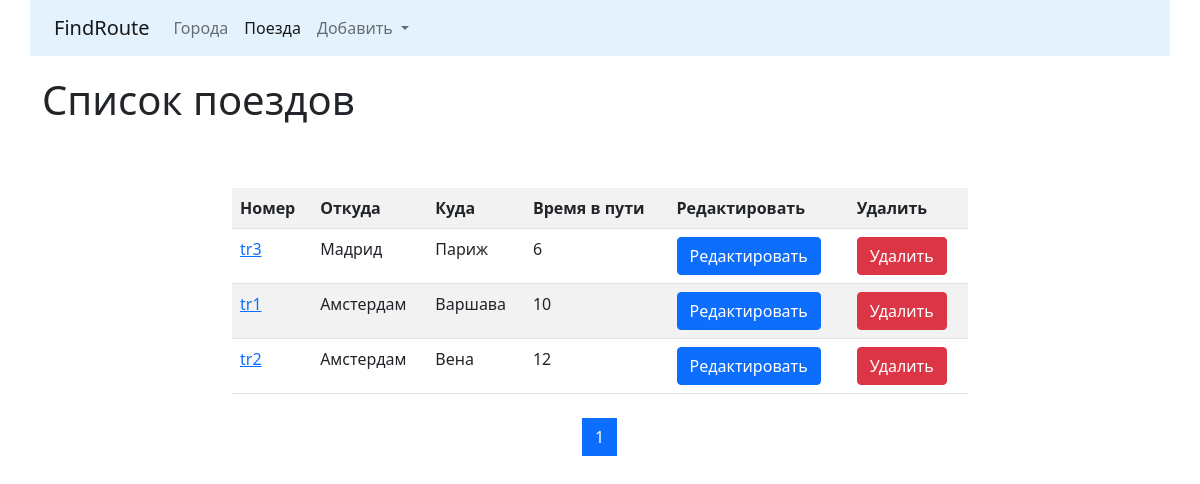
The page /trains/ on the database as committed earlier.
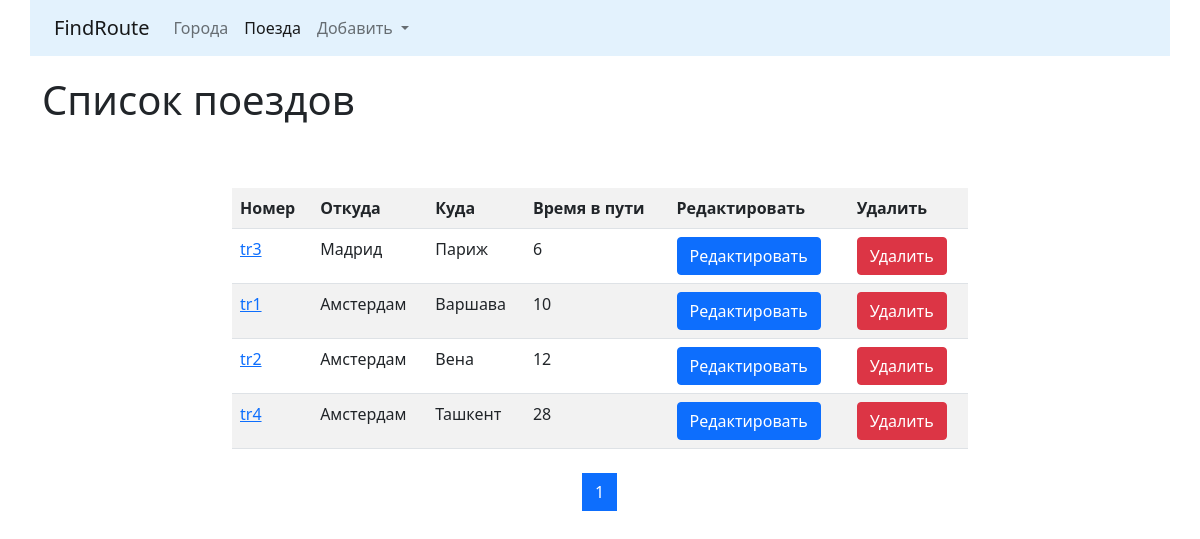
The same page on the database as committed later.
### trains/models.py (models this page shows, shortened)
class Train(models.Model):
    name = models.CharField(max_length=50, unique=True, verbose_name='Номер поезда')
    travel_time = models.PositiveSmallIntegerField(verbose_name='Время в пути')
    from_city = models.ForeignKey(City, on_delete=models.CASCADE, related_name='from_city_set',
                                  verbose_name='Из какого города')
    to_city = models.ForeignKey('cities.City', on_delete=models.CASCADE, related_name='to_city_set',
                                verbose_name='В какой город')
    class Meta:
        verbose_name = 'Поезд'
        verbose_name_plural = 'Поезда'
        ordering = ['travel_time']

### cities/models.py (models this page shows, shortened)
class City(models.Model):
    name = models.CharField(
        max_length=100, unique=True, verbose_name='Город'
    )
    def __str__(self):
        return self.name
    class Meta:
        verbose_name = 'Город'
        verbose_name_plural = 'Города'
        ordering = ['name']

### trains/views.py (the view)
# urls.py: path('', TrainListView.as_view(), name='home'),
class TrainListView(ListView):
    paginate_by = 5
    model = Train
    template_name = 'trains/home.html'

### trains/templates/trains/home.html (shortened to what this page needs)
{% extends 'base.html' %}
{% block content %}
<h1 style="margin-top: 20px">Список поездов</h1>
<div class="container">
    <div class="row">
    </div>
</div>
<div class="row">
    <div class="col-md-8 mx-auto my-2">
        <table class="table table-striped">
            <tr>
                <th>Номер</th>
                <th>Откуда</th>
                <th>Куда</th>
                <th>Время в пути</th>
                <th>Редактировать</th>
                <th>Удалить</th>
            </tr>
            {%for object in page_obj %}
            <tr>
                <td>
                    <a href="{% url 'trains:detail' pk=object.pk %}">{{object.name}}</a>
                </td>
                <td>{{object.from_city}}</td>
                <td>{{object.to_city}}</td>
                <td>{{object.travel_time}}</td>
                <td>
                    <a href="{% url 'trains:update' pk=object.pk %}">
                        <button class="btn btn-primary" type="submit">Редактировать</button>
                    </a>
                </td>
                <td>
                    <a href="{% url 'trains:delete' pk=object.pk %}">
                        <button class="btn btn-danger" type="submit">Удалить</button>
                    </a>
                </td>
            </tr>
            {% endfor %}
        </table>
    </div>
</div>
<nav>
    <ul class="pagination justify-content-center">
        {% for page in page_obj.paginator.page_range %}
        <li class="page-item {% if page == page_obj.number %} active {% endif %}">
            <a class="page-link" href="?page={{page}}">
                {{page}}
            </a>
        </li>
        {% endfor %}
    </ul>
</nav>
{% endblock %}

Rows that differ between the two databases and show on the page:
added Train: name "tr4", from_city "Амстердам", to_city "Ташкент", travel_time "28"
